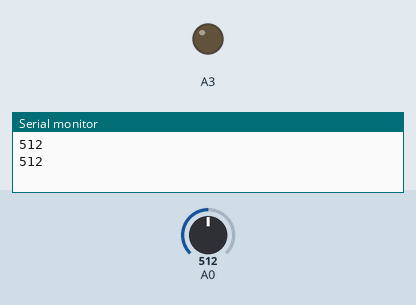
This sketch was run on a simulated Arduino Uno, built with avr-gcc and run on an emulated ATmega328P. Shown: output pins drawn as LEDs (lit = HIGH), the last lines printed to the serial monitor. The inputs (shaded band) are chosen by the test bench; at power-on: A0 = 512.

Above: at 1.8 s.
1.9 s: A0 set to 885
3.4 s: A0 set to 917
At 5.2 s:
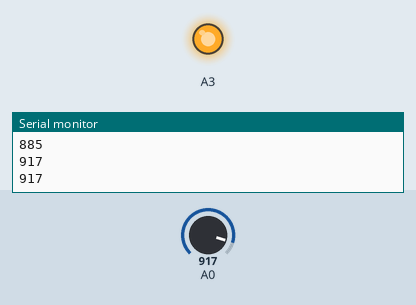
5.5 s: A0 set to 762
7.2 s: A0 set to 735
At 8.5 s:
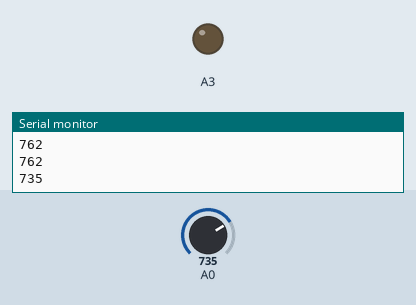
9.5 s: A0 set to 910
At 11.3 s:
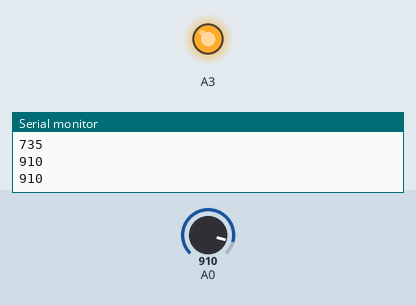
Timing chart, 0 to 12.5 s (numbered marks = the images above; inputs shaded):
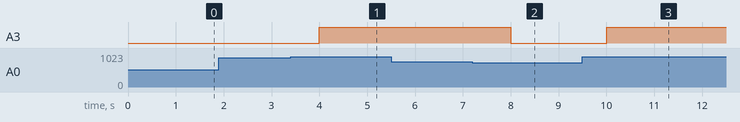

Measured:
- the behaviour switches between 900 and 901 on A0 (found by bisection; images 0 and 1)
- the behaviour switches between 750 and 749 on A0 (found by bisection; images 1 and 2)
- after the input at 3.4 s, A3: LOW → HIGH after 0.60 s
- after the input at 7.2 s, A3: HIGH → LOW after 0.80 s
- after the input at 9.5 s, A3: LOW → HIGH after 0.50 s

The sketch:

LDR_Test.ino
```cpp
void setup()
{
  Serial.begin(9600);
  pinMode(A0, INPUT);
  pinMode(A3, OUTPUT);
}

void loop()
{
  int light = analogRead(A0);
  Serial.println(light);
  if(light < 750)
    digitalWrite(A3, LOW);
  if(light > 900)
    digitalWrite(A3, HIGH);
  delay(1000);
}
```
